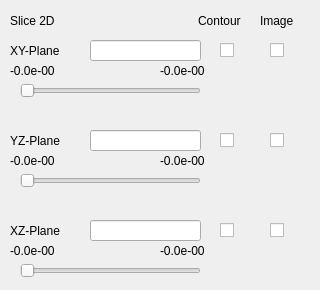
           <widget class="QWidget" name="tab_slice">
            <attribute name="icon">
             <iconset theme="accessories-text-editor">
              <normaloff>.</normaloff>.</iconset>
            </attribute>
            <attribute name="title">
             <string>Slice</string>
            </attribute>
            <widget class="QLabel" name="label_xy">
             <property name="geometry">
              <rect>
               <x>10</x>
               <y>40</y>
               <width>61</width>
               <height>21</height>
              </rect>
             </property>
             <property name="text">
              <string>XY-Plane</string>
             </property>
            </widget>
            <widget class="QLabel" name="label_slice">
             <property name="geometry">
              <rect>
               <x>10</x>
               <y>10</y>
               <width>61</width>
               <height>21</height>
              </rect>
             </property>
             <property name="text">
              <string>Slice 2D</string>
             </property>
            </widget>
            <widget class="QSlider" name="horizontalSlider_xy">
             <property name="geometry">
              <rect>
               <x>20</x>
               <y>80</y>
               <width>181</width>
               <height>21</height>
              </rect>
             </property>
             <property name="orientation">
              <enum>Qt::Horizontal</enum>
             </property>
            </widget>
            <widget class="QCheckBox" name="checkBox_xy_contour">
             <property name="geometry">
              <rect>
               <x>220</x>
               <y>40</y>
               <width>21</width>
               <height>21</height>
              </rect>
             </property>
             <property name="font">
              <font>
               <pointsize>9</pointsize>
              </font>
             </property>
             <property name="text">
              <string/>
             </property>
             <property name="iconSize">
              <size>
               <width>16</width>
               <height>16</height>
              </size>
             </property>
            </widget>
            <widget class="QCheckBox" name="checkBox_xy_image">
             <property name="geometry">
              <rect>
               <x>270</x>
               <y>40</y>
               <width>21</width>
               <height>21</height>
              </rect>
             </property>
             <property name="text">
              <string/>
             </property>
            </widget>
            <widget class="QLabel" name="label_contour">
             <property name="geometry">
              <rect>
               <x>198</x>
               <y>10</y>
               <width>61</width>
               <height>21</height>
              </rect>
             </property>
             <property name="text">
              <string>Contour</string>
             </property>
            </widget>
            <widget class="QLabel" name="label_image">
             <property name="geometry">
              <rect>
               <x>260</x>
               <y>10</y>
               <width>51</width>
               <height>21</height>
              </rect>
             </property>
             <property name="text">
              <string>Image</string>
             </property>
            </widget>
            <widget class="QLabel" name="label_xy_minValue">
             <property name="geometry">
              <rect>
               <x>10</x>
               <y>60</y>
               <width>61</width>
               <height>21</height>
              </rect>
             </property>
             <property name="text">
              <string>-0.0e-00</string>
             </property>
            </widget>
            <widget class="QLabel" name="label_xy_maxValue">
             <property name="geometry">
              <rect>
               <x>160</x>
               <y>60</y>
               <width>61</width>
               <height>21</height>
              </rect>
             </property>
             <property name="text">
              <string>-0.0e-00</string>
             </property>
            </widget>
            <widget class="QCheckBox" name="checkBox_yz_contour">
             <property name="geometry">
              <rect>
               <x>220</x>
               <y>130</y>
               <width>21</width>
               <height>21</height>
              </rect>
             </property>
             <property name="text">
              <string/>
             </property>
            </widget>
            <widget class="QLabel" name="label_yz_minValue">
             <property name="geometry">
              <rect>
               <x>10</x>
               <y>150</y>
               <width>61</width>
               <height>21</height>
              </rect>
             </property>
             <property name="text">
              <string>-0.0e-00</string>
             </property>
            </widget>
            <widget class="QLabel" name="label_yz_maxValue">
             <property name="geometry">
              <rect>
               <x>160</x>
               <y>150</y>
               <width>61</width>
               <height>21</height>
              </rect>
             </property>
             <property name="text">
              <string>-0.0e-00</string>
             </property>
            </widget>
            <widget class="QCheckBox" name="checkBox_yz_image">
             <property name="geometry">
              <rect>
               <x>270</x>
               <y>130</y>
               <width>21</width>
               <height>21</height>
              </rect>
             </property>
             <property name="text">
              <string/>
             </property>
            </widget>
            <widget class="QSlider" name="horizontalSlider_yz">
             <property name="geometry">
              <rect>
               <x>20</x>
               <y>170</y>
               <width>181</width>
               <height>21</height>
              </rect>
             </property>
             <property name="orientation">
              <enum>Qt::Horizontal</enum>
             </property>
            </widget>
            <widget class="QLabel" name="label_yz">
             <property name="geometry">
              <rect>
               <x>10</x>
               <y>130</y>
               <width>61</width>
               <height>21</height>
              </rect>
             </property>
             <property name="text">
              <string>YZ-Plane</string>
             </property>
            </widget>
            <widget class="QSlider" name="horizontalSlider_xz">
             <property name="geometry">
              <rect>
               <x>20</x>
               <y>260</y>
               <width>181</width>
               <height>21</height>
              </rect>
             </property>
             <property name="orientation">
              <enum>Qt::Horizontal</enum>
             </property>
            </widget>
            <widget class="QCheckBox" name="checkBox_xz_image">
             <property name="geometry">
              <rect>
               <x>270</x>
               <y>220</y>
               <width>21</width>
               <height>21</height>
              </rect>
             </property>
             <property name="text">
              <string/>
             </property>
            </widget>
            <widget class="QLabel" name="label_xz_maxValue">
             <property name="geometry">
              <rect>
               <x>160</x>
               <y>240</y>
               <width>61</width>
               <height>21</height>
              </rect>
             </property>
             <property name="text">
              <string>-0.0e-00</string>
             </property>
            </widget>
            <widget class="QLabel" name="label_xz">
             <property name="geometry">
              <rect>
               <x>10</x>
               <y>220</y>
               <width>61</width>
               <height>21</height>
              </rect>
             </property>
             <property name="text">
              <string>XZ-Plane</string>
             </property>
            </widget>
            <widget class="QCheckBox" name="checkBox_xz_contour">
             <property name="geometry">
              <rect>
               <x>220</x>
               <y>220</y>
               <width>21</width>
               <height>21</height>
              </rect>
             </property>
             <property name="text">
              <string/>
             </property>
            </widget>
            <widget class="QLabel" name="label_xz_minValue">
             <property name="geometry">
              <rect>
               <x>10</x>
               <y>240</y>
               <width>61</width>
               <height>21</height>
              </rect>
             </property>
             <property name="text">
              <string>-0.0e-00</string>
             </property>
            </widget>
            <widget class="QLineEdit" name="lineEdit_xyPlane">
             <property name="geometry">
              <rect>
               <x>90</x>
               <y>40</y>
               <width>111</width>
               <height>21</height>
              </rect>
             </property>
            </widget>
            <widget class="QLineEdit" name="lineEdit_yzPlane">
             <property name="geometry">
              <rect>
               <x>90</x>
               <y>130</y>
               <width>111</width>
               <height>21</height>
              </rect>
             </property>
            </widget>
            <widget class="QLineEdit" name="lineEdit_xzPlane">
             <property name="geometry">
              <rect>
               <x>90</x>
               <y>220</y>
               <width>111</width>
               <height>21</height>
              </rect>
             </property>
            </widget>
           </widget>
